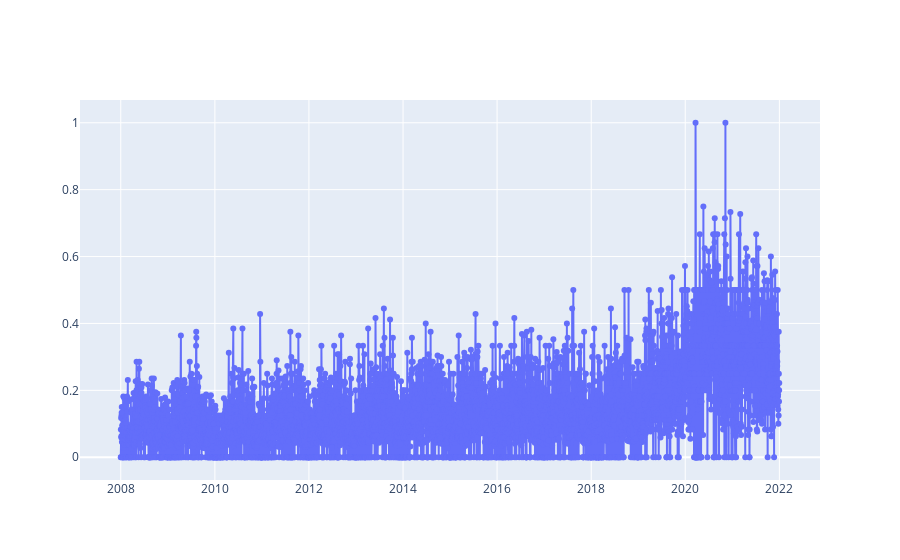

The notebook cell this image was saved under:
### Code cell
plot_timeseries(df_accidentology.date[365*3:] , df_accidentology.accidentology[365*3:] )

### Figure 1 — Plotly figure (JSON) as saved in the notebook; plotly's stock layout.template omitted (floating-point values rounded to 4 significant figures; data arrays with more than 128 entries replaced by an {"elided": "..."} marker saying what was removed)
{"data": [{"mode": "lines+markers", "type": "scatter", "x": {"elided": "5108 str values"}, "y": {"elided": "5108 float values"}}], "layout": {}}
